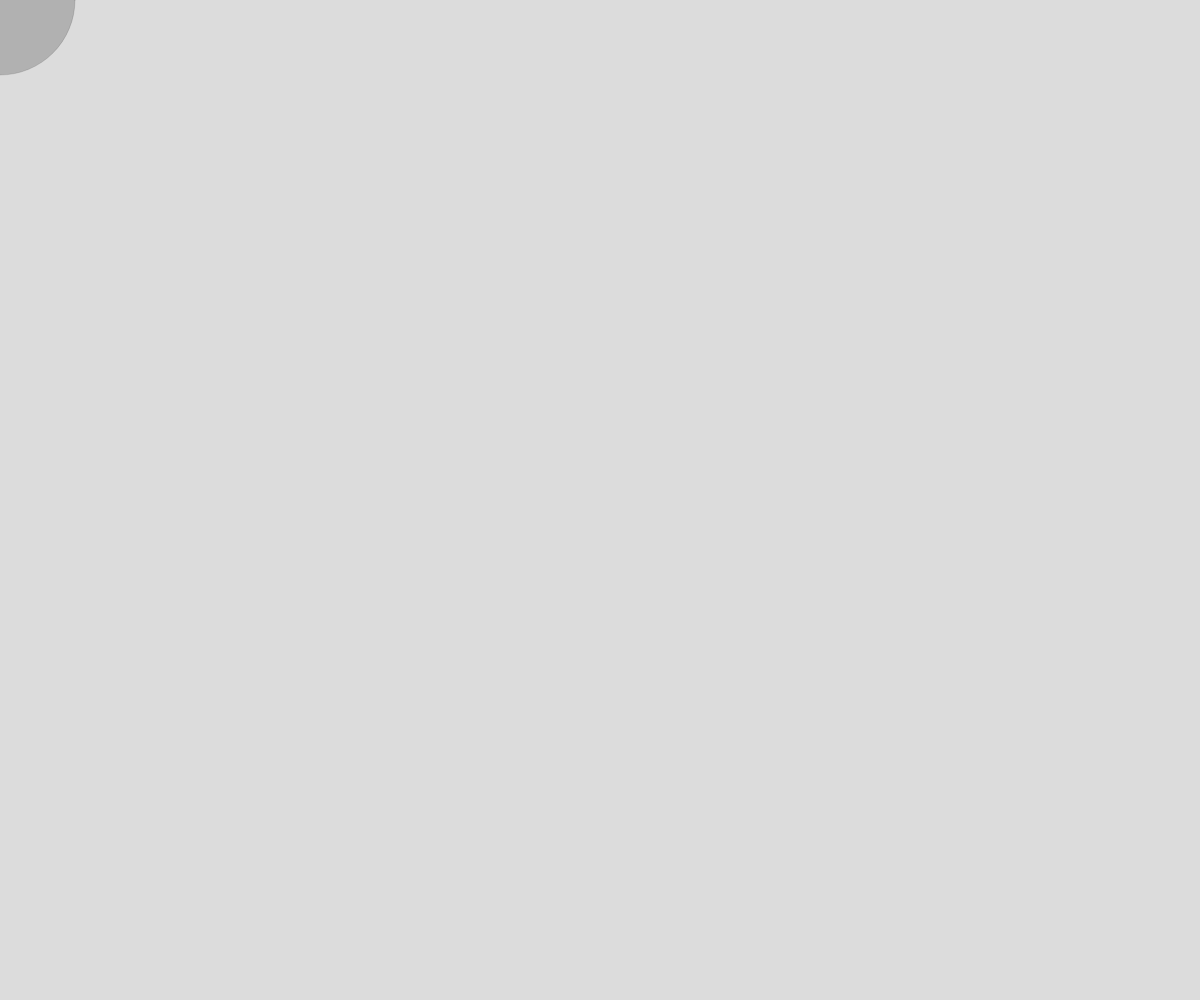
Frame 1 (no input)
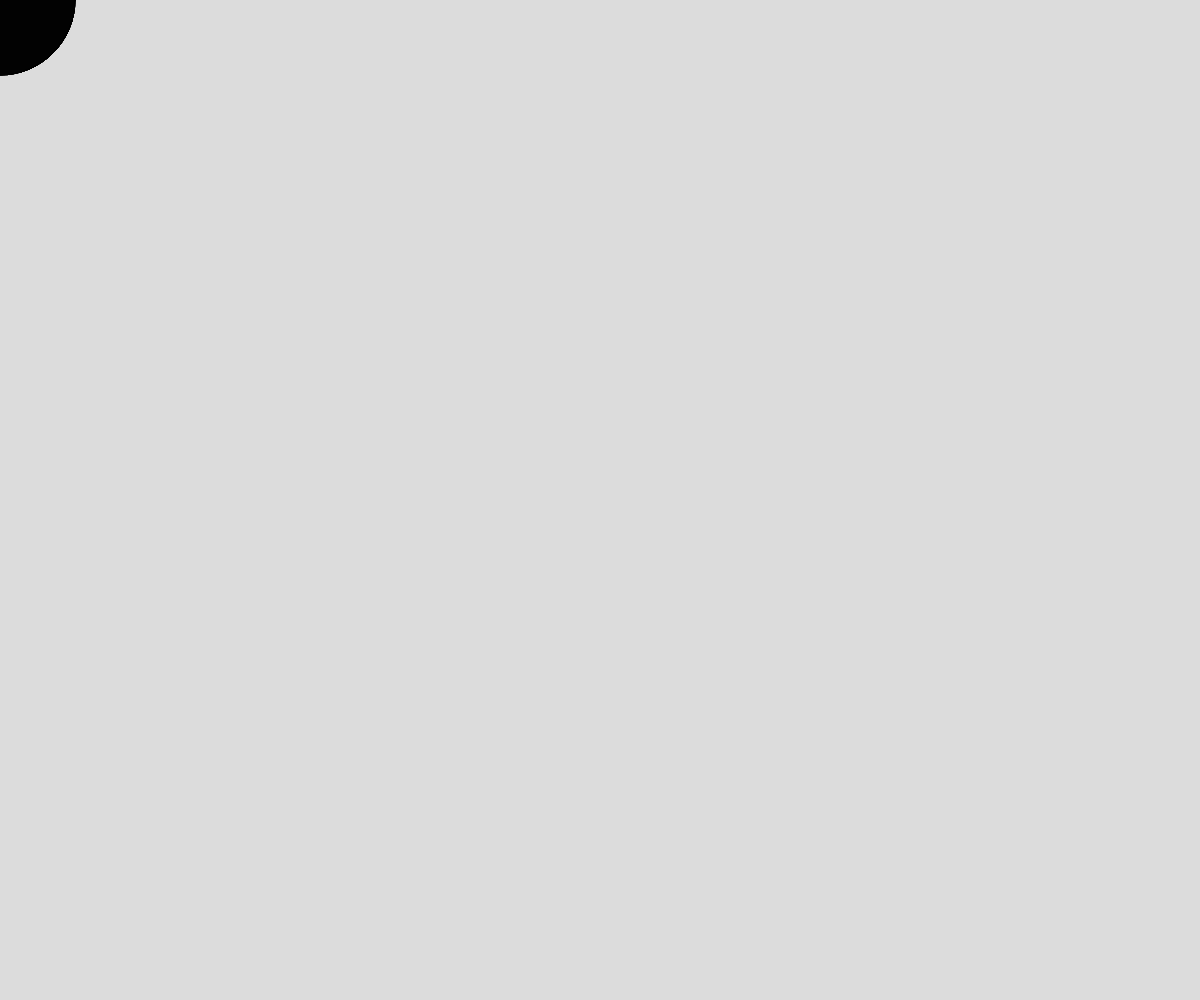
Frame 60 (no input)
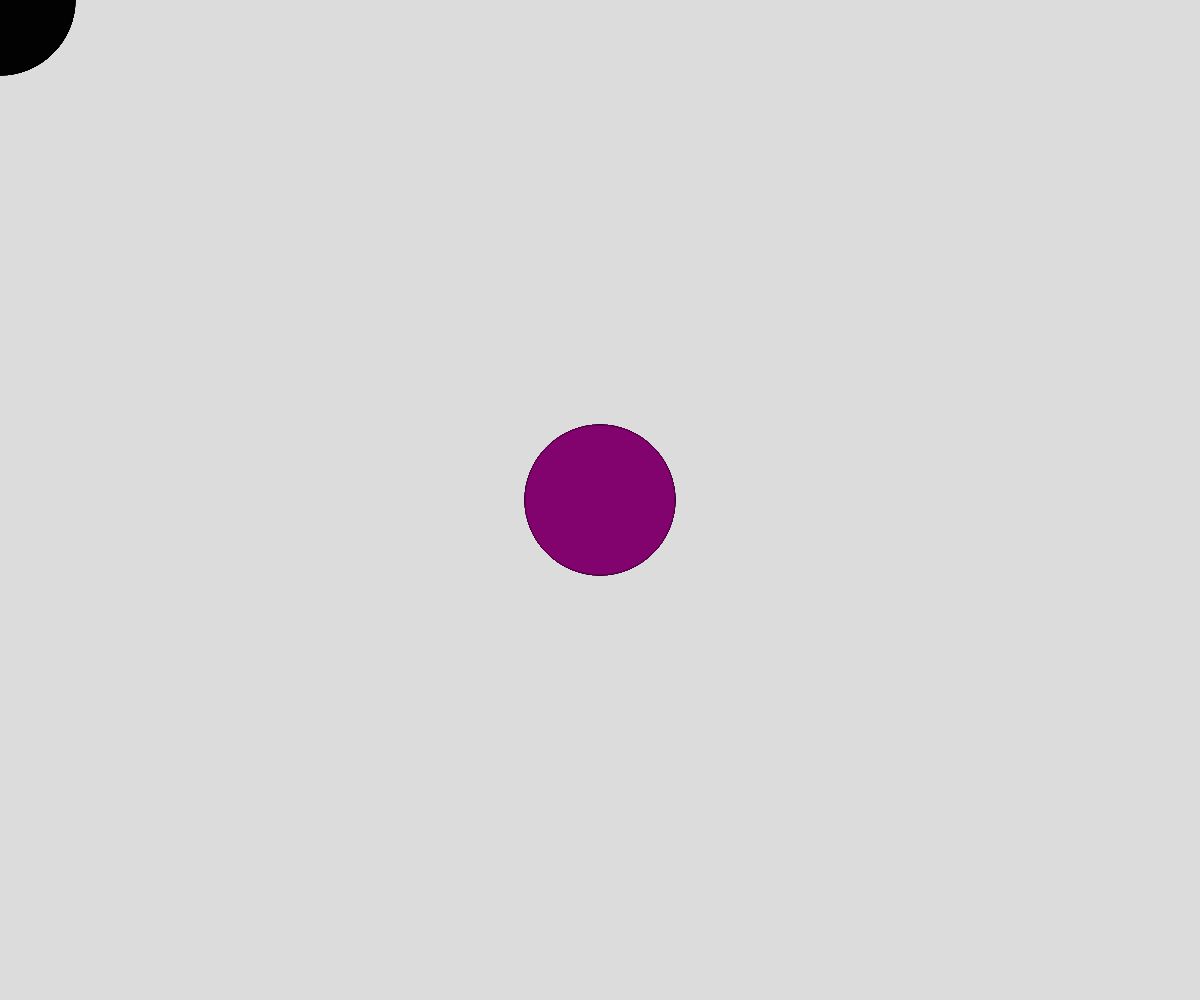
Frame 120 (the mouse pressed at the canvas centre since frame 60)

The p5.js sketch that drew these frames (run headless with seeded random() and noise() and a simulated clock; from frame 60 on, the mouse is pressed at the canvas centre):

// p5.js sketch
// ── sketch.js
function setup() {
  createCanvas(windowWidth, windowHeight);
  background(220);
}

function draw() {
  let r = map(mouseX,0, windowWidth,0,255);
  let b = map(mouseY,0, windowWidth,0,255);
  fill(r,0,b,50);
  stroke(r/2,0,b/2,30);
  ellipse(mouseX,mouseY,150,150);
  
}

function windowResized() {
  resizeCanvas(windowWidth, windowHeight);
}
